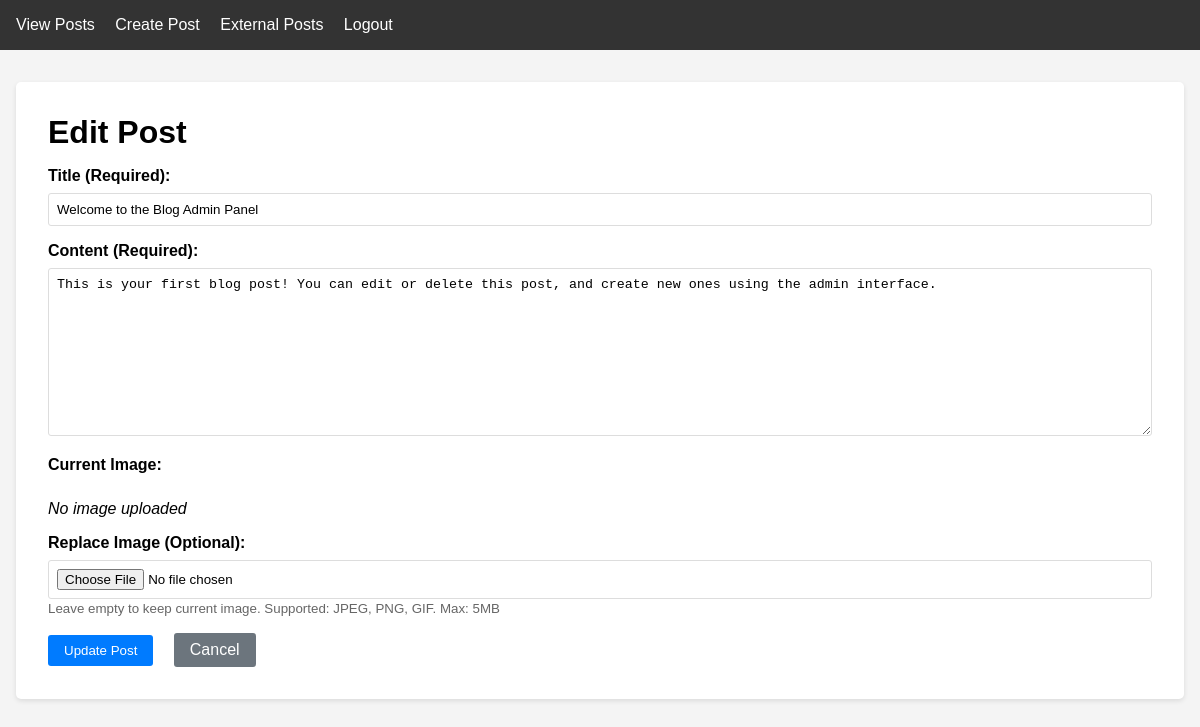
/edit_post.php?id=1 (signed in), run on the app's committed database.
### tables this page shows
CREATE TABLE posts (
    id INT AUTO_INCREMENT PRIMARY KEY,
    title VARCHAR(255) NOT NULL,
    content TEXT NOT NULL,
    image VARCHAR(255),
    created_at TIMESTAMP DEFAULT CURRENT_TIMESTAMP
);

### edit_post.php (the view, shortened to what this page needs)
<?php
require_once 'header.php';
require_once 'footer.php';
$post_id = $_GET['id'] ?? 0;
$db = new Database();
$conn = $db->connect();
$stmt = $conn->prepare("SELECT * FROM posts WHERE id = ?");
$stmt->execute([$post_id]);
$post = $stmt->fetch(PDO::FETCH_ASSOC);
?>
<div class='container'>
    <div class='card'>
        <h1>Edit Post</h1>
        <form method='POST' enctype='multipart/form-data'>
            <div class='form-group'>
                <label>Title (Required):</label>
                <input type='text' name='title' value='<?php echo htmlspecialchars($post['title']); ?>' required>
            </div>
            <div class='form-group'>
                <label>Content (Required):</label>
                <textarea name='content' rows='10' required><?php echo htmlspecialchars($post['content']); ?></textarea>
            </div>
            <div class='form-group'>
                <label>Current Image:</label>
                <?php if ($post['image']): ?>
                    <br><img src='uploads/<?php echo htmlspecialchars($post['image']); ?>' style='max-width: 200px; margin: 0.5rem 0; border-radius: 3px;'>
                <?php else: ?>
                    <br><em>No image uploaded</em>
                <?php endif; ?>
            </div>
            <div class='form-group'>
                <label>Replace Image (Optional):</label>
                <input type='file' name='image' accept='image/*'>
                <small style='color: #666;'>Leave empty to keep current image. Supported: JPEG, PNG, GIF. Max: 5MB</small>
            </div>
            <button type='submit' class='btn'>Update Post</button>
            <a href='posts.php' class='btn btn-secondary' style='margin-left: 1rem;'>Cancel</a>
        </form>
    </div>
</div>

### header.php (style rules this page uses)
* { margin: 0; padding: 0; box-sizing: border-box; }
body { font-family: Arial, sans-serif; background: #f4f4f4; }
.container { max-width: 1200px; margin: 2rem auto; padding: 0 1rem; }
.card { background: white; padding: 2rem; margin: 1rem 0; border-radius: 5px; box-shadow: 0 2px 5px rgba(0,0,0,0.1); }
.form-group { margin: 1rem 0; }
.form-group label { display: block; margin-bottom: 0.5rem; font-weight: bold; }
.form-group input, .form-group textarea { width: 100%; padding: 0.5rem; border: 1px solid #ddd; border-radius: 3px; }
.btn { padding: 0.5rem 1rem; background: #007bff; color: white; border: none; border-radius: 3px; cursor: pointer; text-decoration: none; display: inline-block; }
.btn-secondary { background: #6c757d; }
textarea { resize: vertical; min-height: 120px; }

### data on the page
posts: title "Welcome to the Blog Admin Panel", content "This is your first blog post! You can edit or delete this post, and create new ones using the admin interface."
